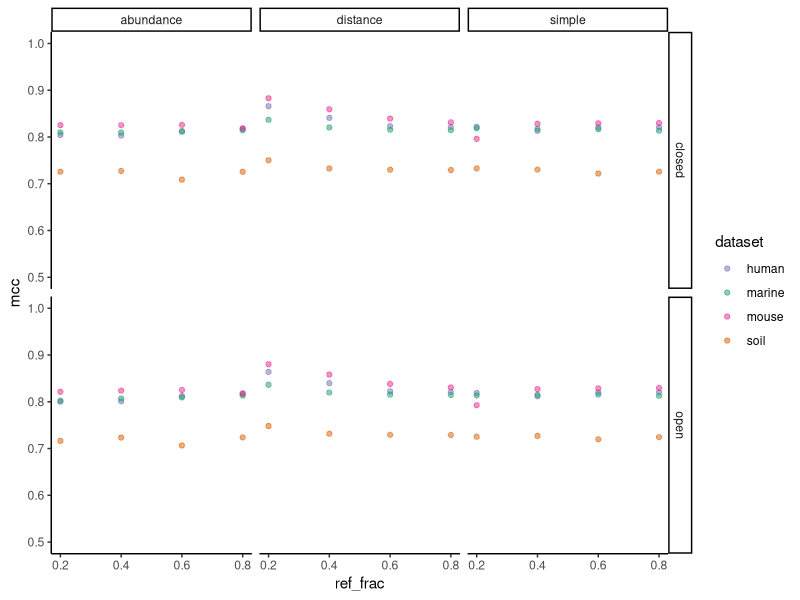
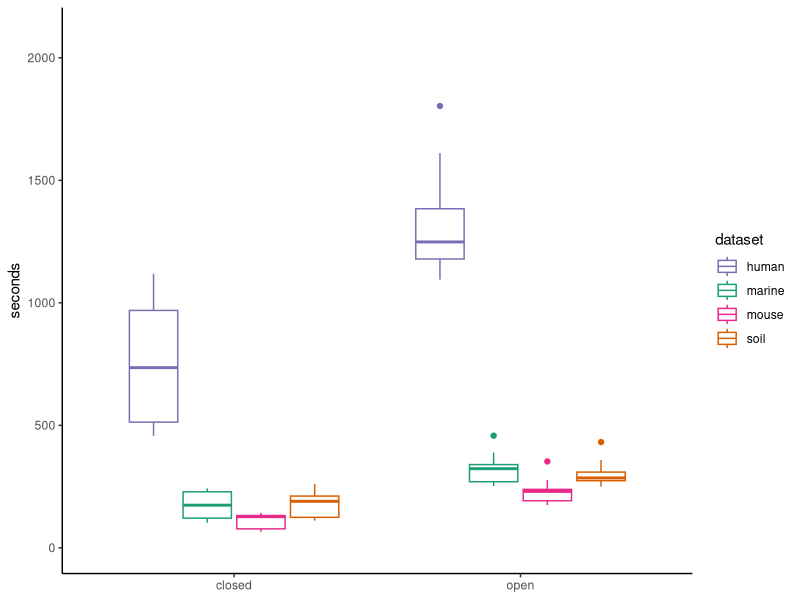
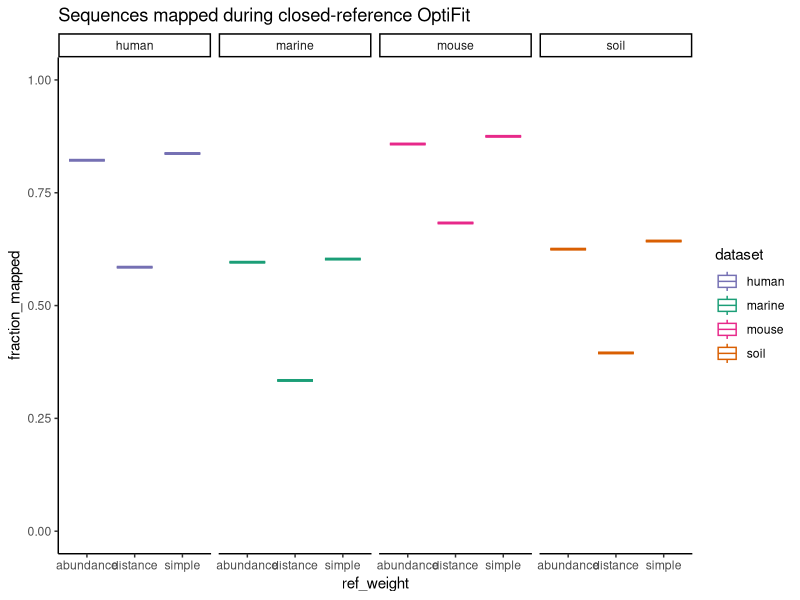

Generate these figures, in order, with R:
## ---- chunk 1
knitr::opts_chunk$set(echo = TRUE,
                      message = FALSE,
                      fig.path = "figures/"
                      )
## ---- chunk 2
library(cowplot)
library(ggtext)
library(here)
library(knitr)
library(tidyverse)
theme_set(theme_classic())
color_palette <- RColorBrewer::brewer.pal(4, "Dark2")
dataset_colors <- c(
  human = color_palette[[3]],
  marine = color_palette[[1]],
  mouse = color_palette[[4]],
  soil = color_palette[[2]]
)
## ---- chunk 3
sensspec_fit <-
  read_tsv(here('subworkflows/3_fit_sample_subset/results/sensspec.tsv'))
## ---- chunk 4
sensspec_fit %>%
  group_by(dataset, method) %>%
  ggplot(aes(x = ref_frac, y = mcc, color = dataset)) +
  geom_point(alpha = 0.5) +
  scale_color_manual(values = dataset_colors) +
  ylim(0.5, 1) +
  facet_grid(method ~ ref_weight)
## ---- chunk 5
benchmarks_fit <-
  read_tsv(here('subworkflows/2_fit_reference_db/results/benchmarks.tsv'))
benchmarks_fit %>% 
    group_by(dataset, method) %>%
    ggplot(aes(x = method, y = s, color = dataset)) +
    geom_boxplot() +
    scale_color_manual(values = dataset_colors) +
    #facet_wrap("ref_weight") +
    ylim(0,2100) +
    labs(y = 'seconds') +
    theme(axis.title.x = element_blank())
## ---- chunk 6
fractions <- read_tsv(here('subworkflows/3_fit_sample_subset/results/fraction_reads_mapped.tsv'))
fractions %>% 
  ggplot(aes(x=ref_weight, y=fraction_mapped, color=dataset)) +
  geom_boxplot(alpha = 0.5) +
  scale_color_manual(values = dataset_colors) +
  facet_wrap("dataset", nrow = 1) + 
  ylim(0, 1) +
  labs(title="Sequences mapped during closed-reference OptiFit")
